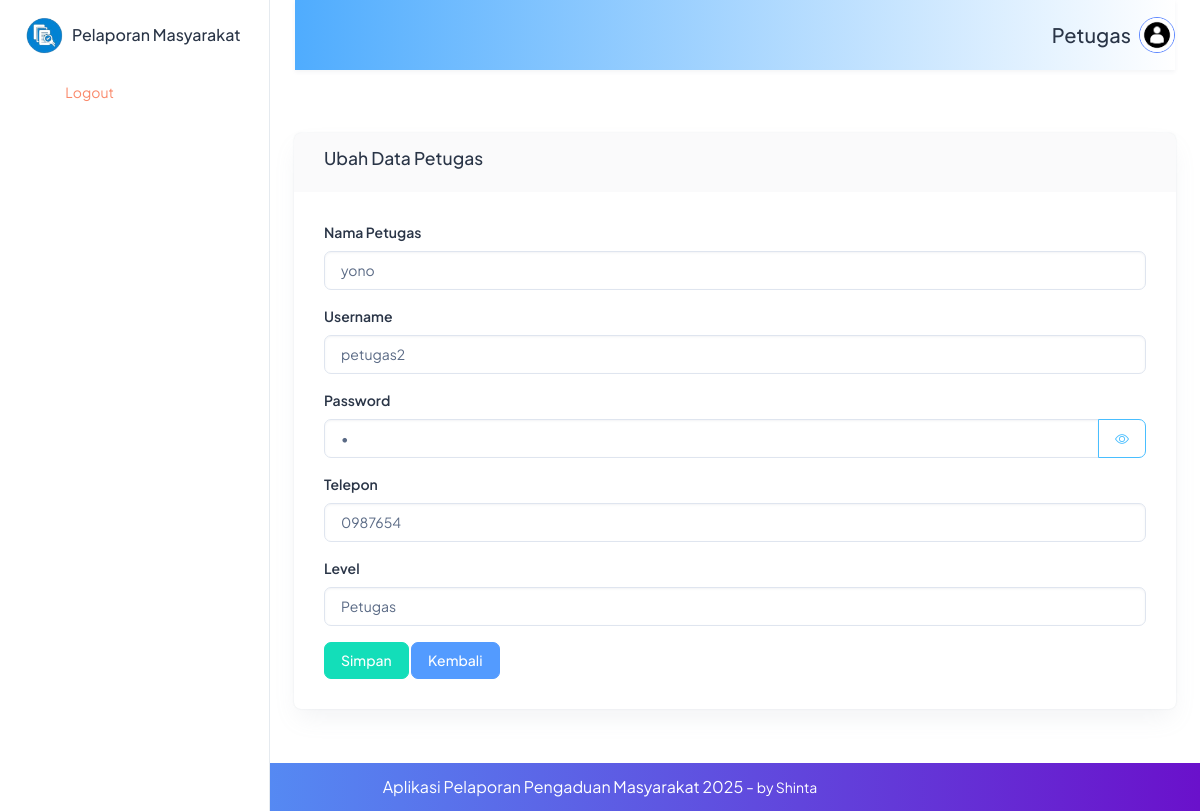
Page /backend/pages/petugas/edit.php?id=5 on the committed database.
### tables this page shows
CREATE TABLE `petugas` (
  `id_petugas` int NOT NULL,
  `nama_petugas` varchar(35) DEFAULT NULL,
  `username` varchar(25) DEFAULT NULL,
  `password` varchar(100) DEFAULT NULL,
  `telp` varchar(13) DEFAULT NULL,
  `level` enum('admin','petugas') DEFAULT NULL
);

### backend/pages/petugas/edit.php (the view, shortened to what this page needs)
<?php
include '../../../config/connection.php';
include '../../partials/header.php';
include '../../partials/sidebar.php';
include '../../partials/navbar.php';
$id = $_GET['id'];
$q = "SELECT * FROM petugas WHERE id_petugas = '$id'";
$result = mysqli_query($connect, $q);
$petugas = mysqli_fetch_object($result);
?>
<div class="body-wrapper">
    <div class="container-fluid">
        <div class="row">
            <div class="col-12">
                <div class="card">
                    <div class="card-header">
                        <h5>Ubah Data Petugas</h5>
                    </div>
                    <div class="card-body">
                        <form action="../../actions/petugas/update.php" method="POST">
                            <div class="mb-3">
                                <label for="nama_petugas" class="form-label">Nama Petugas</label>
                                <input type="text" name="nama_petugas" id="nama_petugas"
                                    class="form-control" value="<?= $petugas->nama_petugas ?>" required>
                            </div>
                            <div class="mb-3">
                                <label for="username" class="form-label">Username</label>
                                <input type="text" name="username" id="username"
                                    class="form-control" value="<?= $petugas->username ?>" required>
                            </div>
                            <div class="mb-3">
                                <label class="form-label">Password</label>
                                <div class="input-group">
                                    <input type="password" name="password" id="password" value="<?= htmlspecialchars($petugas->password) ?>" class="form-control">
                                    <button type="button" class="btn btn-outline-secondary" id="togglePassword">
                                        <i class="bi bi-eye" id="iconPassword"></i>
                                    </button>
                                </div>
                            </div>
                            <div class="mb-3">
                                <label for="telp" class="form-label">Telepon</label>
                                <input type="text" name="telp" id="telp"
                                    class="form-control" value="<?= $petugas->telp ?>" required>
                            </div>
                            <div class="mb-3">
                                <label for="level" class="form-label">Level</label>
                                <select name="level" id="level" class="form-control" required>
                                    <option value="petugas" <?= $petugas->level == 'petugas' ? 'selected' : '' ?>>Petugas</option>
                                </select>
                            </div>
                            <button type="submit" class="btn btn-success">Simpan</button>
                            <a href="./index.php" class="btn btn-info">Kembali</a>
                        </form>
                    </div>
                </div>
            </div>
        </div>
    </div>
</div>
<?php
include '../../partials/footer.php';
include '../../partials/script.php';
?>

### rows in the picture
petugas: nama_petugas "yono", username "petugas2", telp "0987654", level "Petugas"

### other values in the picture
$_SESSION['username'] "Petugas"
